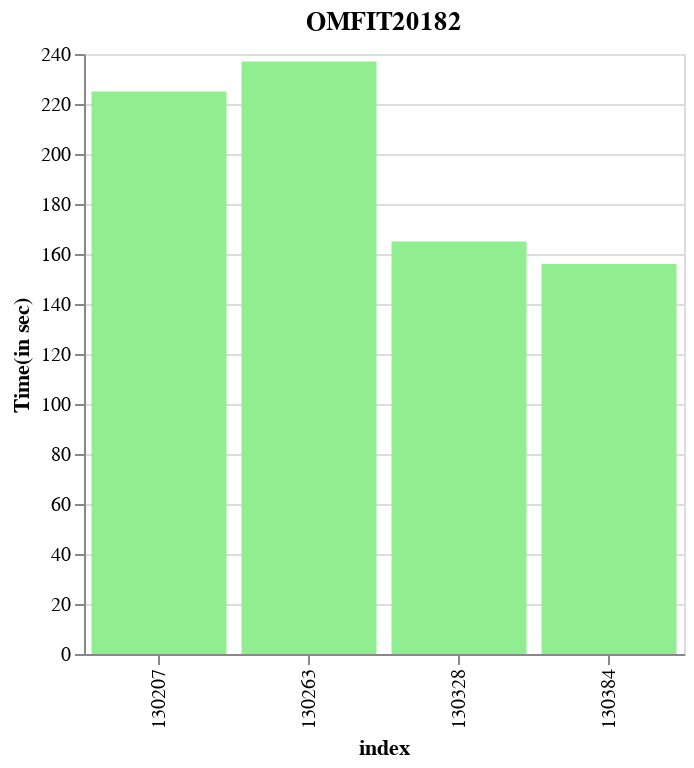

The code cell stored with this chart in its notebook:
### Markdown cell above
## Widget for Individual Trusts ##

### Code cell
trust_iteration_list = result[0].TrustID.tolist()

z = widgets.Dropdown(
    options=trust_iteration_list,
    value=trust_iteration_list[0],
    description='Trust:',
)

display(z)

def display_trust_fnc(iter_list = trust_iteration_list):
    for i in iter_list:
        get_trust = i
        trust_df = trust_frame(result, get_trust)
        display(trust_chart(trust_df, get_trust))
        display(trust_df)

def on_change(change):
    if change['name'] == 'value' and (change['new'] != change['old']):
        get_trust = change['new']
        clear_output()
        display(z)
        trust_df = trust_frame(result, get_trust)
        display(trust_chart(trust_df, get_trust))
        display(trust_df)

z.observe(on_change)

### Figure 1 — Vega-Lite specification as saved in the notebook (floating-point values rounded to 4 significant figures)
{"config": {"view": {"continuousWidth": 400, "continuousHeight": 300}}, "data": {"name": "data-14f025f8d281650ca630f2e924d5bbe4"}, "mark": "bar", "encoding": {"color": {"value": "lightgreen"}, "x": {"type": "nominal", "field": "index"}, "y": {"type": "quantitative", "field": "Time(in sec)"}}, "title": "OMFIT20182", "width": 300, "$schema": "https://vega.github.io/schema/vega-lite/v4.8.1.json", "datasets": {"data-14f025f8d281650ca630f2e924d5bbe4": [{"index": "130207", "TrustID": "OMFIT20182", "Time Taken (h:m:s)": "0:3:45", "Time(in sec)": 225}, {"index": "130263", "TrustID": "OMFIT20182", "Time Taken (h:m:s)": "0:3:57", "Time(in sec)": 237}, {"index": "130328", "TrustID": "OMFIT20182", "Time Taken (h:m:s)": "0:2:45", "Time(in sec)": 165}, {"index": "130384", "TrustID": "OMFIT20182", "Time Taken (h:m:s)": "0:2:36", "Time(in sec)": 156}]}}
